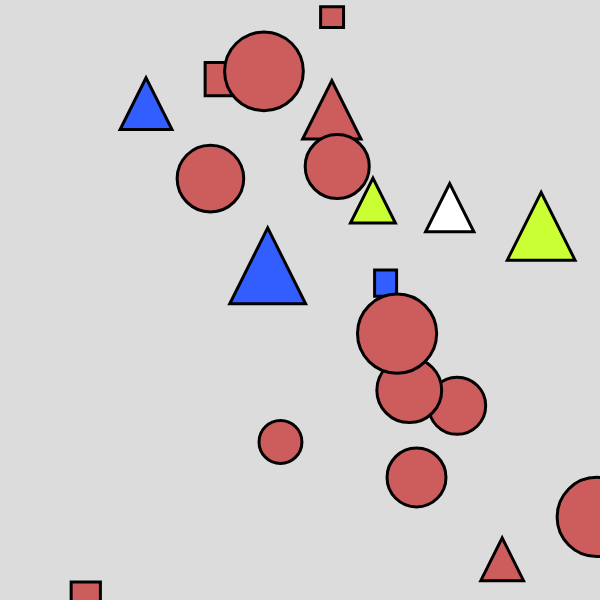
Frame 1 (no input)
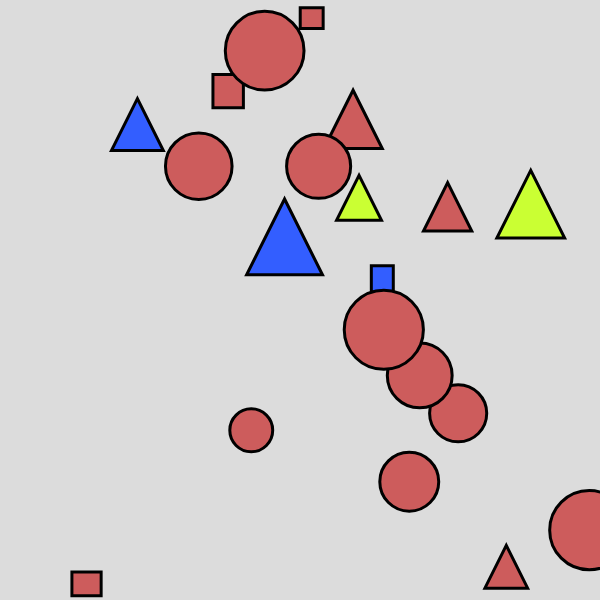
Frame 60 (no input)
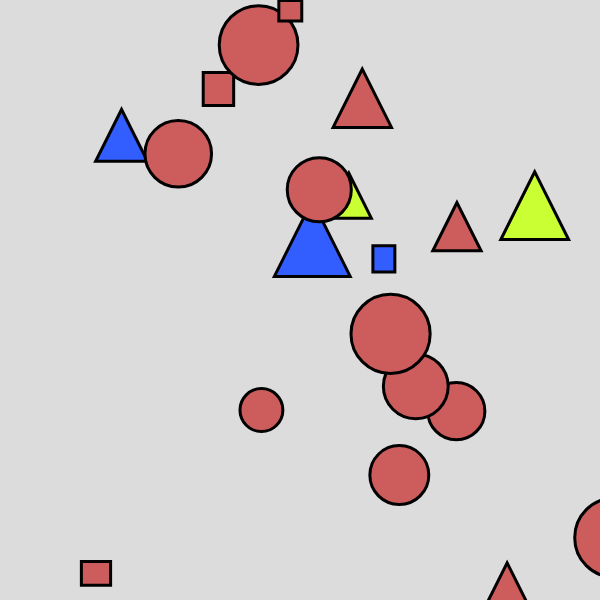
Frame 120 (the mouse pressed at the canvas centre since frame 60)

The p5.js sketch that drew these frames (run headless with seeded random() and noise() and a simulated clock; from frame 60 on, the mouse is pressed at the canvas centre):

// p5.js sketch
// ── sketch.js
let figuras = []; //Declaración de un arreglo para almacenar las figuras

function setup() {
  createCanvas(600, 600);
  for (let i = 0; i < 20; i++) { //Crea 20 figuras aleatorias
    let tipoFigura = floor(random(3)); // Genera un número aleatorio entre 0 y 2 para elegir qué tipo de figura crear.
    let figura;
    if (tipoFigura === 0) { // Si el número aleatorio es 0, crea un círculo
      figura = new Circulo(random(20, 40)); // Crea un círculo con radio aleatorio entre 15 y 30
    } else if (tipoFigura === 1) { // Si el número aleatorio es 1, crea un rectángulo
      figura = new Rectangulo(random(20, 40), random(20, 40)); // Crea un rectángulo con ancho y alto aleatorios entre 15 y 30
    } else { // Si el número aleatorio es 2, crea un triángulo
      figura = new Triangulo(random(20, 40)); // Crea un triángulo con radio aleatorio entre 15 y 30
    }
    figuras.push(figura); // Agrega la figura creada a arreglo de figuras
    
  }
}

function draw() {  
  background(220);
  for (let i = 0; i < figuras.length; i++) {
    
    figuras[i].mostrar();
    figuras[i].mover();
  }}

function mousePressed() { // Se ejecuta cuando se presiona el mouse 
  for (let i = figuras.length - 1; i >= 0; i--) { // Recorre el arreglo de figuras de atrás hacia adelante
    if (figuras[i].contienem(mouseX, mouseY)) {
       // Si el mouse está sobre la figura entonces:
       figuras[i].y += 20; // Incrementar la posición en y para que caiga
      if (figuras[i].y > height) { // Si la figura sale de la pantalla
        figuras[i].pop(); // Imprime un mensaje en la consola (para saber qué figura se ha eliminado)
        figuras.splice(i, 1); // Elimina la figura de el arreglo

       //*figuras[i].pop(); // Imprime un mensaje en la consola (para saber qué figura se ha eliminado)
      //*figuras.splice(i, 1); // Elimina la figura de el arreglo
    
    }
  }
}
}

class Figura { // Clase base para todas las figuras
  constructor() {
    this.x = random(width); // Posición en x aleatoria
    this.y = random(height); // Posición en y aleatoria
   
  }
  
  contienem(px, py) { // Método para saber si el mouse está sobre la figura
    return false; 
  }
  
  mostrar() { // Método para mostrar la figura
    stroke(0); // Color de la línea
    strokeWeight(3); // Grosor de la línea
  }
  
  mover() { // Método para mover la figura
   
      this.x += random(-3, 3); // Mueve la figura en x aleatoriamente entre -2 y 2
      this.y += random(-3, 3);  // Mueve la figura en y aleatoriamente entre -2 y 2
    
    
  }
  
  pop() { // Método para imprimir un mensaje en la consola cuando se elimina una figura
    console.log("¡Se ha eliminado una figura!");
  }
}

class Circulo extends Figura { // Clase para crear círculos que hereda de la clase Figura
  constructor(r) { // El constructor recibe el radio del círculo
    super();  
    this.r = r; 
    this.color = color(205, 92, 92); 
  }
  
  contienem(px, py) { // Método para saber si el mouse está sobre el círculo
    let d = dist(px, py, this.x, this.y); // Calcula la distancia entre el mouse y el centro del círculo
    if (d < this.r) { // Si la distancia es menor al radio, entonces el mouse está sobre el círculo
      return true;  
    } else { // Si la distancia es mayor al radio, entonces el mouse no está sobre el círculo
      return false;
    }
  }
  
  mostrar() { // Método para mostrar el círculo
    super.mostrar(); 
    fill(this.color); 
    ellipse(this.x, this.y, this.r*2); // Dibuja el círculo
  }
  
  pop() { // Método para imprimir un mensaje en la consola cuando se elimina un círculo
    console.log("¡Se ha eliminado un círculo!");
  }
}

class Rectangulo extends Figura { // Clase para crear rectángulos que hereda de la clase Figura
  constructor(w, h) { // El constructor recibe el ancho y alto del rectángulo
    super();
    this.w = w;
    this.h = h;
    this.color = color(202, 255, 51);
  }
  
  contienem(px, py) { // Método para saber si el mouse está sobre el rectángulo
    if (px > this.x - this.w/2 && px < this.x + this.w/2 && py > this.y - this.h/2 && py < this.y + this.h/2) {
      // Si el mouse está dentro del rectángulo, entonces: 
      return true;
    } else {
      return false;
    }
  }
  
  mostrar() { // Método para mostrar el rectángulo
    super.mostrar(); 
    rectMode(CENTER); 
    rect(this.x, this.y, this.w, this.h); 
        fill(this.color);

  }
  
  pop() {
    console.log("¡Se ha eliminado un rectángulo!");
  }
}

class Triangulo extends Figura { // Clase para crear triángulos que hereda de la clase Figura
  constructor(r) {
    super();
    this.r = r;
        this.color = color(51, 94, 255);

  }
  
  contienem(px, py) { // Método para saber si el mouse está sobre el triángulo
    let d = dist(px, py, this.x, this.y); // Calcula la distancia entre el mouse y el centro del triángulo
    if (d < this.r) { // Si la distancia es menor al radio, entonces el mouse está sobre el triángulo
      return true;
    } else {
      return false;
    }
  }
  
  mostrar() {
    super.mostrar();
    triangle(this.x, this.y - this.r, this.x - this.r, this.y + this.r, this.x + this.r, this.y + this.r); 
            fill(this.color);

  }
  
  pop() {
    console.log("¡Se ha eliminado un triángulo");
  }
}
